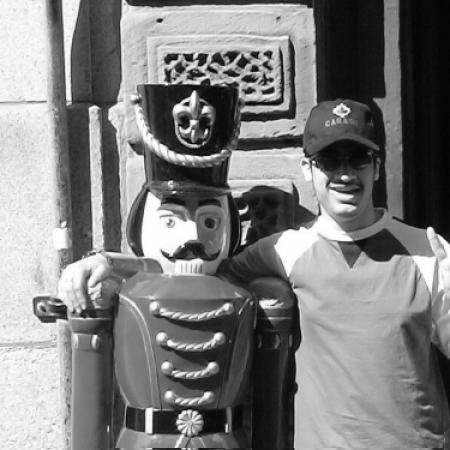
#> input picture MultiMedia/HW1/Hi.tif, 450 x 450 px, found by its file name
$ python hist_median.py
#> lines starting #> are read from the running program, lines starting #| are printed output that depends on the picture
#> further down, img is the input picture: shape (450, 450); min 0, max 255, mean 126.4
"""
MultiMedia Homework 3
-----------------------------
Author : Maryam Saeedmehr
Std NO.: 9629373
"""

# Question 1 : Median Cut

import cv2 as cv # for reading image
import numpy as np # some mathematic calculation
import matplotlib.pyplot as plt # plot results


# Histogram Function of HW2------------------------------------
def histogram(image):
    """
    This function will calculate histogram of
    an input image.
    """
    Histogram = [0]*257
    [Row, Column] = image.shape
#> Row = 450; Column = 450
    for row in range(Row):
        for column in range(Column):
            Histogram[image[row][column] + 1] = Histogram[image[row][column] + 1] + 1
#> after the loop, Histogram = 257 values, max 1975 at index 16, min 0 at index 0, mean 787.9

    return Histogram


# Hist_Median function----------------------------------------
def hist_median(image):
    # create a copy of original image
    image_copy = np.copy(image)

    hist = histogram(image)
#> hist has the same summary as Histogram in histogram

    [Row, Column] = image.shape
#> Row = 450; Column = 450
    imageSize = Row * Column
#> imageSize = 202500

    # find k-means-----------------------------
    sum_ = 0
    k_means = []
    k = 1
    for i in range(257):
        sum_ += hist[i]
        if sum_ >= k*imageSize//4:
            k_means.append(i)
            k += 1
            if k == 4:
                break
#> this loop made 201 passes
#> sum_ on passes 1 to 3: 0, 8, 9
#> after the loop, k = 4; k_means = [53, 126, 200]; sum_ = 152355

    # Quantization-----------------------------
    for i in range(Row):
        for j in range(Column):
            if image[i][j] < k_means[0]:
                image_copy[i][j] = 0
            elif image[i][j] >= k_means[0] and image[i][j] < k_means[1]:
                image_copy[i][j] = 1
            elif image[i][j] >= k_means[1] and image[i][j] < k_means[2]:
                image_copy[i][j] = 2
            else :
                image_copy[i][j] = 3
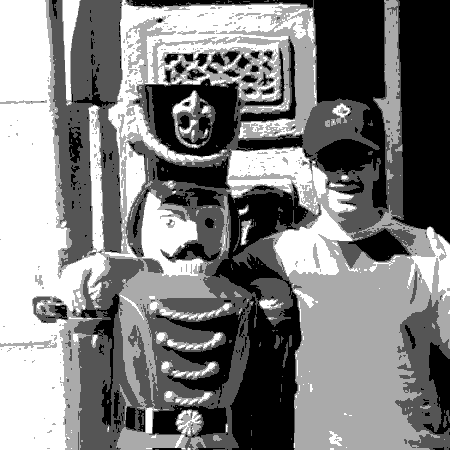
#> image_copy: shape (450, 450); min 0, max 3, mean 1.5; drawn with min black and max white


    # Plot Histogram and k-means---------------
    plt.figure(figsize=(8, 6))
    plt.title('Histogram')
    plt.plot(hist)
    plt.vlines(k_means[0], ymin=25, ymax=max(hist), colors='red', label='T01')
    plt.vlines(k_means[1], ymin=25, ymax=max(hist), colors='green', label='T0')
    plt.vlines(k_means[2], ymin=25, ymax=max(hist), colors='yellow', label='T02')
    plt.legend()

    # Plot Quantized image---------------------
    plt.figure(figsize=(16, 12))
    plt.subplot(121)
    plt.title('Original Image')
    plt.imshow(image, cmap='gray')
    plt.subplot(122)
    plt.title('Quantized Image')
    plt.imshow(image_copy, cmap='gray')

# ------------------------------------------------------------
# Test the function
img = cv.imread('Hi.tif', 0)
hist_median(img)
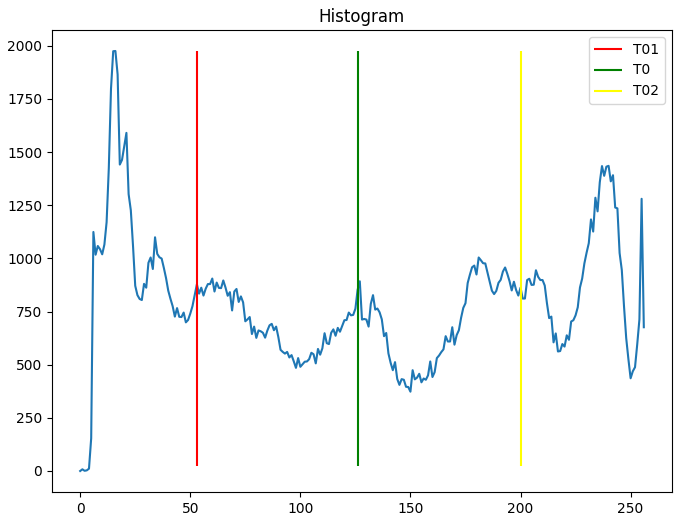
#> figure drawn by matplotlib, 1 panel; curve peaks at x = 16, y = 1975
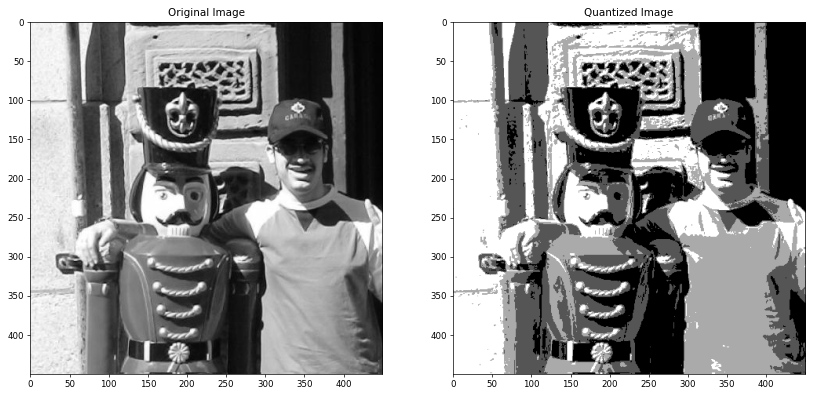
#> figure drawn by matplotlib, 2 panels
